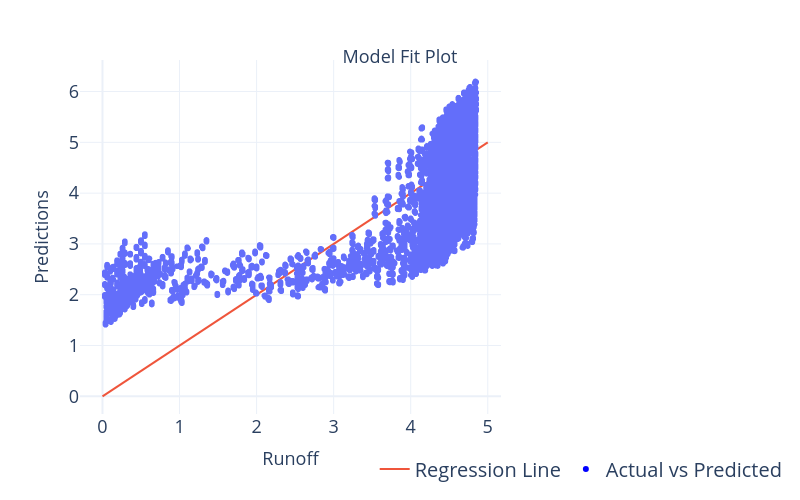

Notebook cell for this chart:
### Markdown cell above
### Observed vs. Predicted Surface Runoff Plot

### Code cell
fig = px.scatter(ann_pred, 'Runoff', 'predictions')
fig.add_trace(go.Scatter(x=[0, 5], y=[0, 5], mode='lines', name='Regression Line'))
fig.add_trace(go.Scatter(x=[None], y=[None], mode='markers', name='Actual vs Predicted', marker=dict(color='blue')))
fig.update_layout(width=800, height=500)
fig.update_layout(
    title={'text': "Model Fit Plot", 'y': 0.9, 'x': 0.5, 'xanchor': 'center', 'yanchor': 'top', 'font': {'size': 18}},
    xaxis_title="Runoff",
    yaxis_title="Predictions",
    xaxis=dict(title=dict(font=dict(size=18))),
    yaxis=dict(title=dict(font=dict(size=18))),
    font=dict(size=18)
)
fig.update_layout(
    legend=dict(
        x=0.7,
        y=-0.1,
        traceorder='normal',
        orientation='h'
    )
)
fig.show()

### Figure 1 — Plotly figure (JSON) as saved in the notebook; plotly's stock layout.template omitted (floating-point values rounded to 4 significant figures; data arrays with more than 128 entries replaced by an {"elided": "..."} marker saying what was removed)
{"data": [{"hovertemplate": "Runoff=%{x}<br>predictions=%{y}<extra></extra>", "legendgroup": "", "marker": {"color": "#636efa", "symbol": "circle"}, "mode": "markers", "name": "", "showlegend": false, "type": "scattergl", "x": {"elided": "20615 float values"}, "xaxis": "x", "y": {"elided": "20615 float values"}, "yaxis": "y"}, {"mode": "lines", "name": "Regression Line", "type": "scatter", "x": [0, 5], "y": [0, 5]}, {"marker": {"color": "blue"}, "mode": "markers", "name": "Actual vs Predicted", "type": "scatter", "x": [null], "y": [null]}], "layout": {"font": {"size": 18}, "height": 500, "legend": {"orientation": "h", "tracegroupgap": 0, "traceorder": "normal", "x": 0.7, "y": -0.1}, "margin": {"t": 60}, "title": {"font": {"size": 18}, "text": "Model Fit Plot", "x": 0.5, "xanchor": "center", "y": 0.9, "yanchor": "top"}, "width": 800, "xaxis": {"anchor": "y", "domain": [0, 1], "title": {"font": {"size": 18}, "text": "Runoff"}}, "yaxis": {"anchor": "x", "domain": [0, 1], "title": {"font": {"size": 18}, "text": "Predictions"}}}}
